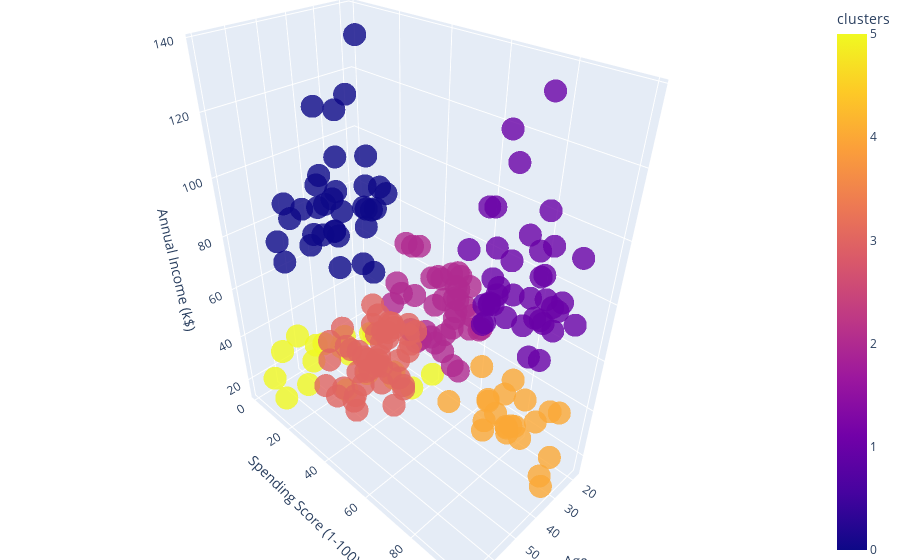

Source (notebook cell):
### Code cell
import plotly.express as pex

fig = pex.scatter_3d(dta, x = 'Age', y = 'Spending Score (1-100)', z = 'Annual Income (k$)', color = 'clusters',
                     opacity = 0.8)
fig.update_layout(margin=dict(l=0, r=0, b=0, t=0))
#fig.show()

### Figure 1 — Plotly figure (JSON) as saved in the notebook; plotly's stock layout.template omitted (floating-point values rounded to 4 significant figures; data arrays with more than 128 entries replaced by an {"elided": "..."} marker saying what was removed)
{"data": [{"hovertemplate": "Age=%{x}<br>Spending Score (1-100)=%{y}<br>Annual Income (k$)=%{z}<br>clusters=%{marker.color}<extra></extra>", "legendgroup": "", "marker": {"color": {"elided": "200 int values"}, "coloraxis": "coloraxis", "opacity": 0.8, "symbol": "circle"}, "mode": "markers", "name": "", "scene": "scene", "showlegend": false, "type": "scatter3d", "x": {"elided": "200 int values"}, "y": {"elided": "200 int values"}, "z": {"elided": "200 int values"}}], "layout": {"coloraxis": {"colorbar": {"title": {"text": "clusters"}}, "colorscale": [[0, "#0d0887"], [0.1111, "#46039f"], [0.2222, "#7201a8"], [0.3333, "#9c179e"], [0.4444, "#bd3786"], [0.5556, "#d8576b"], [0.6667, "#ed7953"], [0.7778, "#fb9f3a"], [0.8889, "#fdca26"], [1, "#f0f921"]]}, "legend": {"tracegroupgap": 0}, "margin": {"b": 0, "l": 0, "r": 0, "t": 0}, "scene": {"domain": {"x": [0, 1], "y": [0, 1]}, "xaxis": {"title": {"text": "Age"}}, "yaxis": {"title": {"text": "Spending Score (1-100)"}}, "zaxis": {"title": {"text": "Annual Income (k$)"}}}}}
